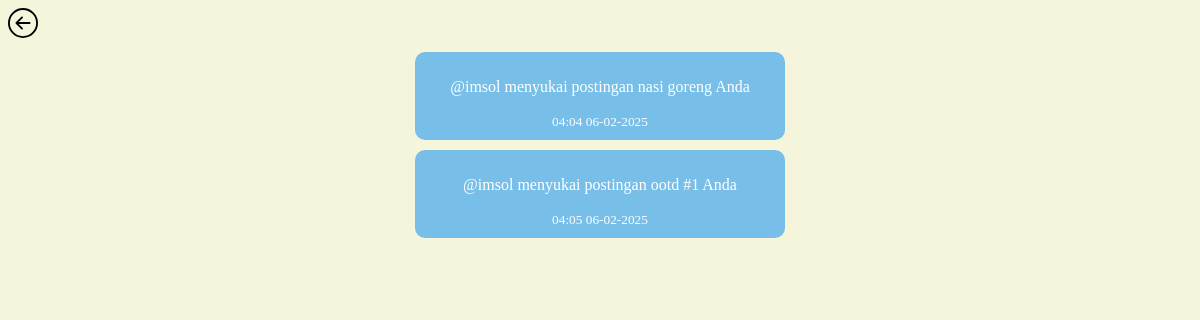
Page /rekap_notifikasi.php (signed in) on the committed database.
### tables this page shows
CREATE TABLE `notifikasi` (
  `id` int(11) NOT NULL,
  `penerima_id` int(11) NOT NULL,
  `pengirim_id` int(11) NOT NULL,
  `message` varchar(255) NOT NULL,
  `is_read` tinyint(1) NOT NULL,
  `created_at` timestamp NOT NULL DEFAULT current_timestamp()
);

### rekap_notifikasi.php (the view, shortened to what this page needs)
<!DOCTYPE html>
<html lang="en">
<head>
    <link rel="stylesheet" href="asset.css">
</head>
<body>
<a href="notifikasi.php"><img src="Asset/img/left.svg" class="left"></a>
<?php
include "connection.php";
$id = $_SESSION['id'];
$query = mysqli_query($conn, "SELECT * FROM `notifikasi` WHERE `penerima_id` = $id AND `pengirim_id` != $id AND `is_read` = 1");
if (mysqli_num_rows($query) > 0) {
while($result = mysqli_fetch_assoc($query)):
?>
    <center>
        <div class="notification">
            <p><?php echo $result['message']?></p>
            <small><?php echo date('H:i d-m-Y',strtotime($result['created_at']))?></small>
        </div>
    </center>
<?php
endwhile;
}else{
    echo "<center><h2>Tidak ada riwayat notifikasi.</h2></center>";
}
?>
</body>
</html>

### asset.css (style rules this page uses)
body { background-color: beige; }
.left { width: 30px; height: 30px; }
a { color: black; }
.notification { width: 350px; height: auto; background-color: #77bfe9; border-radius: 10px; margin-top: 10px; padding: 10px; color: white; }

### rows in the picture
notifikasi: message "@imsol menyukai postingan nasi goreng Anda", created_at "04:04 06-02-2025"
notifikasi: message "@imsol menyukai postingan ootd #1 Anda", created_at "04:05 06-02-2025"
